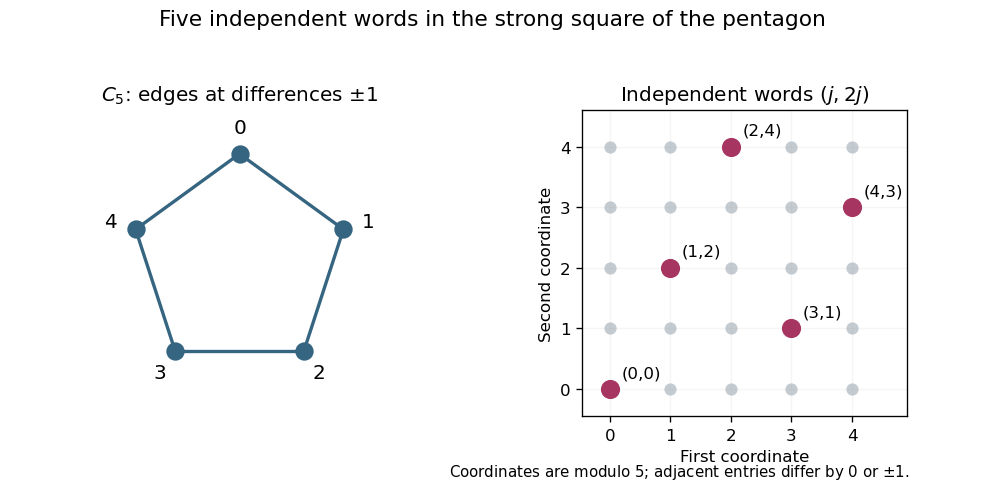

Here is the Python script that generated this plot:
"""Pentagon and its independent five-word code; Python 3.14 and root dependencies."""
import os
import tempfile

_cache = None
if 'MPLCONFIGDIR' not in os.environ:
    _cache = tempfile.TemporaryDirectory(prefix='paper-14-mpl-')
    os.environ['MPLCONFIGDIR'] = _cache.name

import matplotlib
matplotlib.use('Agg')
import matplotlib.pyplot as plt
import numpy as np

fig, axes = plt.subplots(1, 2, figsize=(8.2, 4.1), dpi=120, facecolor='white')
for ax in axes:
    ax.set_facecolor('white')
angles = np.pi/2-2*np.pi*np.arange(5)/5
positions = np.column_stack([np.cos(angles), np.sin(angles)])
left = axes[0]
for j in range(5):
    segment = positions[[j, (j+1)%5]]
    left.plot(segment[:, 0], segment[:, 1], color='#356580', lw=2)
left.scatter(positions[:, 0], positions[:, 1], s=100, color='#356580', zorder=3)
for j, point in enumerate(positions):
    left.text(*(1.24*point), str(j), ha='center', va='center', fontsize=12)
left.set(xlim=(-1.4, 1.4), ylim=(-1.4, 1.4), title=r'$C_5$: edges at differences $\pm1$')
left.set_aspect('equal')
left.axis('off')
right = axes[1]
x, y = np.meshgrid(np.arange(5), np.arange(5))
right.scatter(x, y, color='#c4ccd2', s=40)
for j in range(5):
    k = (2*j)%5
    right.scatter(j, k, color='#a73562', s=110, zorder=3)
    right.annotate(f'({j},{k})', (j, k), xytext=(7, 7), textcoords='offset points', fontsize=10)
right.set(xlim=(-.45, 4.9), ylim=(-.45, 4.6), xticks=range(5), yticks=range(5),
          xlabel='First coordinate', ylabel='Second coordinate', title=r'Independent words $(j,2j)$')
right.set_aspect('equal')
right.grid(alpha=.12)
fig.suptitle('Five independent words in the strong square of the pentagon', fontsize=13)
fig.text(.69, .03, r'Coordinates are modulo 5; adjacent entries differ by $0$ or $\pm1$.',
         ha='center', fontsize=9)
fig.tight_layout(rect=(0, .07, 1, .91))
fig.savefig('paper-14-pentagon-code.png', facecolor='white', transparent=False)
plt.close(fig)
if _cache is not None:
    _cache.cleanup()
